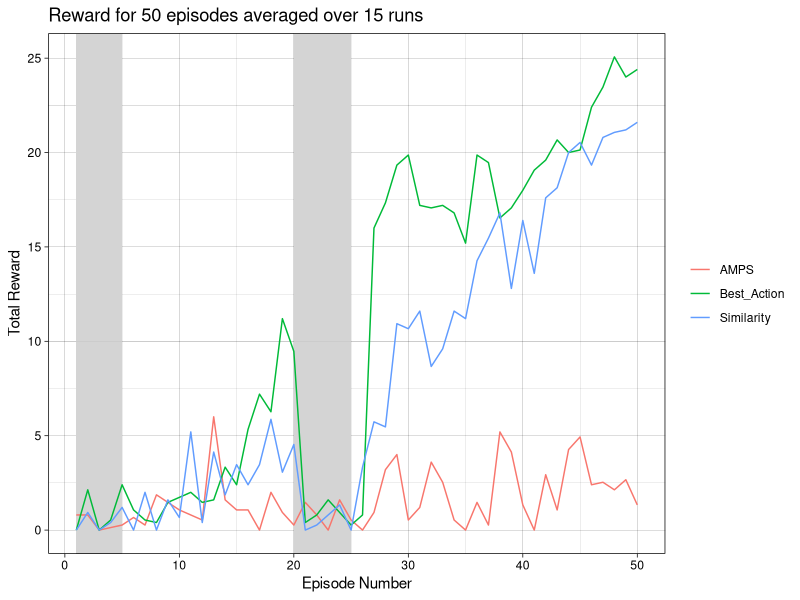
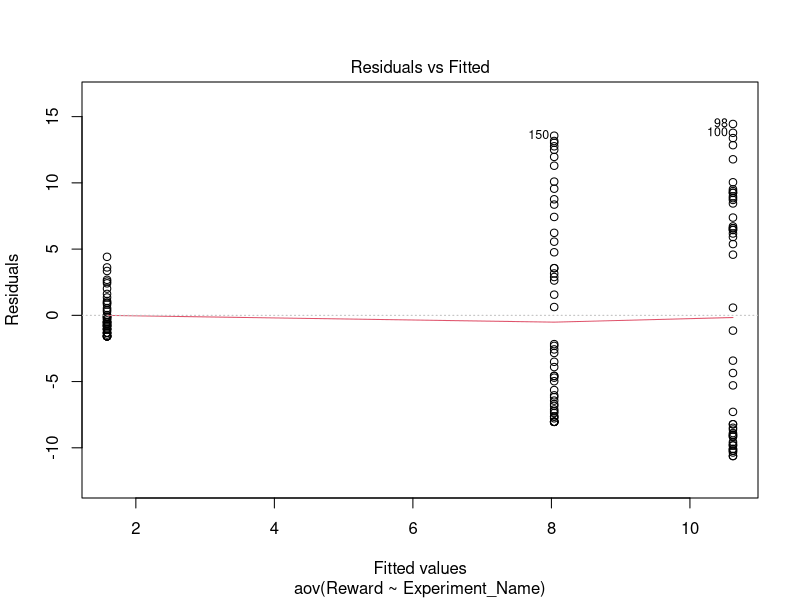
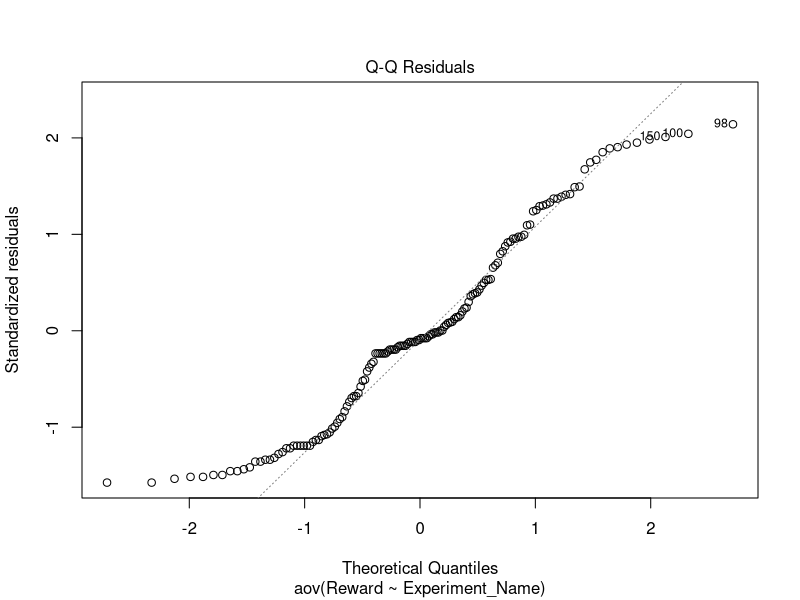
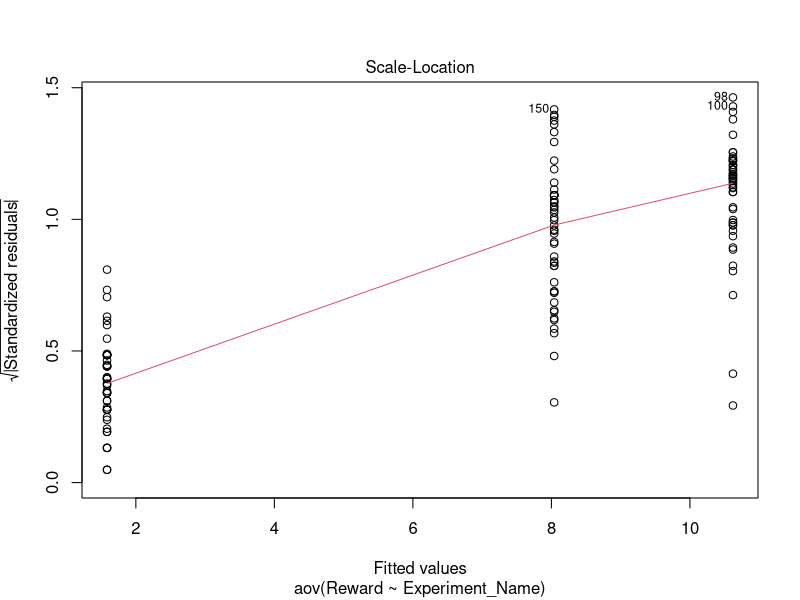
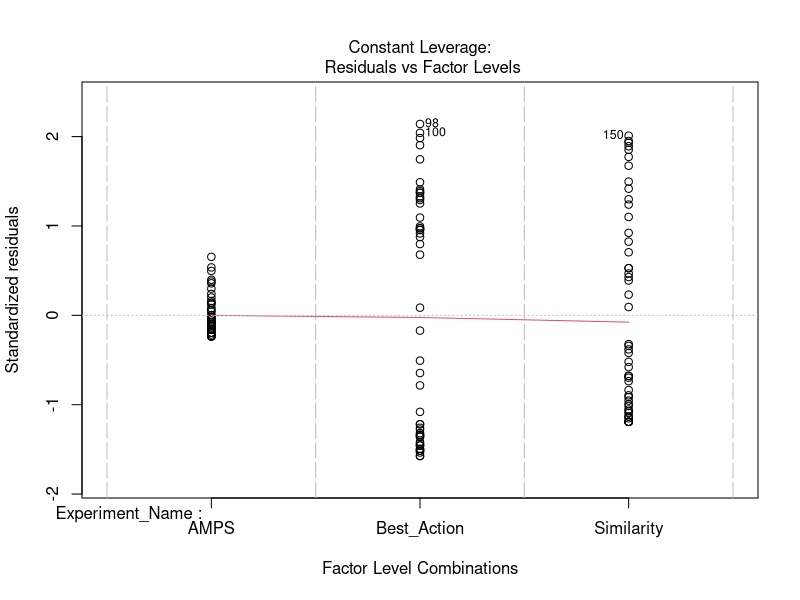

The R source for these figures, in order:
## ---- chunk 1
knitr::opts_chunk$set(echo = TRUE)
## ---- chunk 2
library(dplyr)
library(ggplot2)
## ---- chunk 3
d1 <- read.csv("AMPS_results.csv")
d2 <- read.csv("Best_Actions_Results.csv")
d3 <- read.csv("Similarity_Results.csv")
d <- read.csv("experiment_results.csv")
## ---- chunk 4
new1 <- d1 %>%
  group_by(Episode) %>%
  summarize(reward_per_episode = mean(Reward))
## ---- chunk 5
new2 <- d2 %>%
  group_by(Episode) %>%
  summarize(reward_per_episode = mean(Reward))
## ---- chunk 6
new3 <- d3 %>%
  group_by(Episode) %>%
  summarize(reward_per_episode = mean(Reward))
## ---- chunk 7
avg_reward <- d %>%
  group_by(Experiment_Name, Episode) %>%
  summarise(avg_reward = mean(Reward))
## ---- chunk 8
ggplot(d, aes(x = Episode, y = Reward, color = Experiment_Name)) +
  geom_rect(aes(xmin = 1, xmax = 5, ymin = -Inf, ymax = Inf), fill = "grey", color = NA, alpha = 0.01) +
  geom_rect(aes(xmin = 20, xmax = 25, ymin = -Inf, ymax = Inf), fill = "grey", color = NA, alpha = 0.01) +
  geom_line()+
  labs(x = "Episode Number", y = "Total Reward",
       title = "Reward for 50 episodes averaged over 15 runs")+
  theme_linedraw()+
  guides(color = guide_legend(title = NULL))
## ---- chunk 9
anova_model <- aov(Reward ~ Experiment_Name, data = d)
anova_model
## ---- chunk 10
hsd <- TukeyHSD(anova_model)
hsd
## ---- chunk 11
plot(anova_model)
